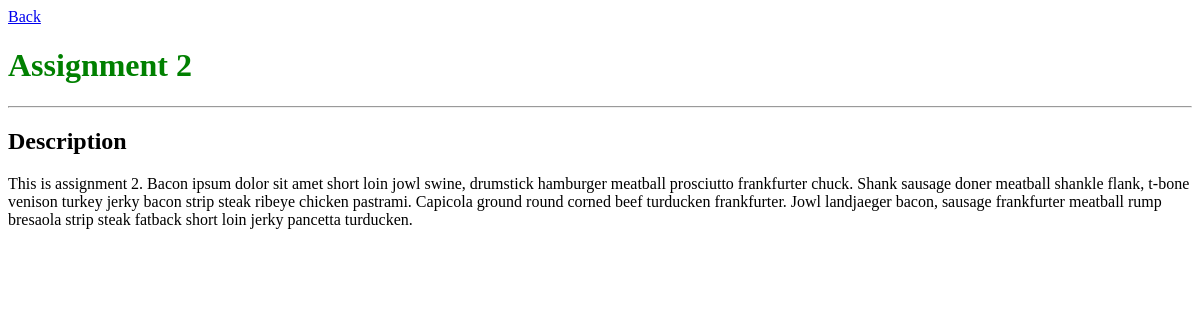
Page /app/2/description/ on the committed database.
### review/models.py (models this page shows, shortened)
class Assignment(models.Model):
	assignment_id = models.CharField(max_length=140) #Unique ID for assignment
	name = models.CharField(max_length=140)
	create_date = models.DateTimeField()
	modified_date = models.DateTimeField()
	open_date = models.DateTimeField()
	due_date = models.DateTimeField()
	description = models.TextField()
	allow_multiple_uploads = models.BooleanField()
	allow_help_centre = models.BooleanField()
	number_of_peer_reviews = models.IntegerField()
	review_open_date = models.DateTimeField()
	review_due_date = models.DateTimeField()
	weighting = models.IntegerField()
	has_tests = models.BooleanField()
	test_required = models.BooleanField()
	def __unicode__(self):
		return str(self.name)

### review/views.py (the view)
# urls.py: url(r'^(?P<assignment_pk>\d+)/description/$', views.assignment_description, name='assignment_description'),
def assignment_description(request, assignment_pk):
	""" Display the description of an assignment. """
	assignment = get_object_or_404(Assignment, pk=assignment_pk)
	return render(request, 'review/assignment_description.html',
		{'title': assignment, 'assignment': assignment})

### review/templates/review/assignment_description.html
{% extends "review/base.html" %}
{% block content %}
	<a href="/">Back</a>
	<h1>{{ assignment.name }}</h1>
	<hr/>
	<h2>Description</h2>
	<p>
		{{ assignment.description }}
	</p>
{% endblock %}

### review/static/review/style.css (style rules this page uses)
h1 { color: green; }

### rows in the picture
Assignment: name "Assignment 2", description "This is assignment 2. Bacon ipsum dolor sit amet short loin jowl swine, drumstick hamburger meatball prosciutto frankfurter chuck. Shank sausage doner meatball shankle flank, t-bone venison turkey jerky bacon strip steak ribeye chicken pastrami. Capicola ground round corned beef turducken frankfurter. Jowl landjaeger bacon, sausage frankfurter meatball rump bresaola strip steak fatback short loin jerky pancetta turducken."
